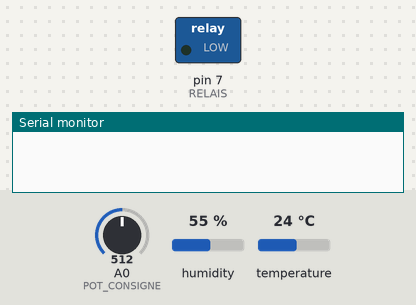
Bench run of a sketch on a simulated Arduino Uno, built with avr-gcc and run on an emulated ATmega328P. Parts: switched loads named in the sketch (green lamp = pin HIGH), the last lines printed to the serial monitor. The test bench sets the inputs (shaded band); at power-on: temperature 24 °C, A0 (POT_CONSIGNE) = 512, humidity 55 %.

Above: at 1.2 s.
1.3 s: temperature set to 19.9 °C
5.5 s: temperature set to 19.2 °C
At 7.0 s:
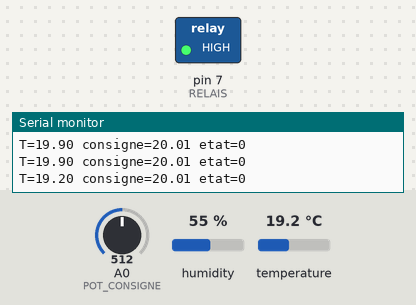
7.5 s: temperature set to 21 °C
At 11.2 s:
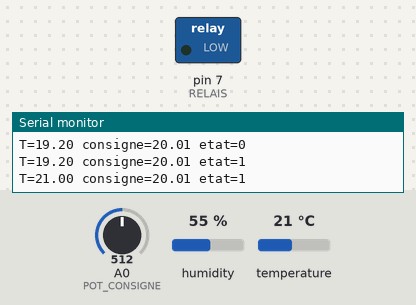
11.5 s: temperature set to 12 °C
At 14.3 s:
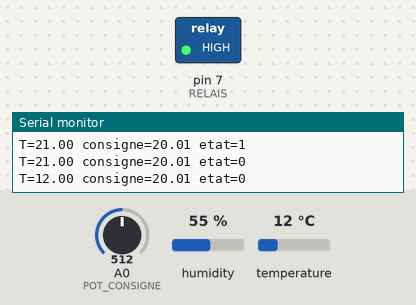
Timing chart, 0 to 15.8 s (numbered marks = the images above; inputs shaded):
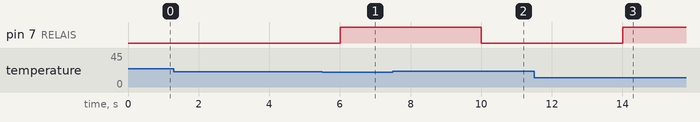

Measured:
- the behaviour switches between 19.6 and 19.5 °C on temperature (found by bisection; images 0 and 1)
- the behaviour switches between 20.5 and 20.6 °C on temperature (found by bisection; images 1 and 2)
- after the input at 5.5 s, pin 7 (RELAIS): LOW → HIGH after 0.51 s
- after the input at 7.5 s, pin 7 (RELAIS): HIGH → LOW after 2.5 s
- after the input at 11.5 s, pin 7 (RELAIS): LOW → HIGH after 2.5 s

The sketch:

thermostat.ino
```cpp
// thermostat.ino — corrigé TD 03, exercice 3
// Thermostat à hystérésis en machine d'états, avec état DÉFAUT (capteur HS).
// Câblage : DHT22 sur D2, relais (ou LED) sur D7, potentiomètre consigne A0.
// Bibliothèque requise : "DHT sensor library" (Adafruit).
// Testable sur Wokwi (le DHT22 y est simulable).

#include <DHT.h>

DHT dht(2, DHT22);
const uint8_t RELAIS = 7, POT_CONSIGNE = A0;
const float HYSTERESIS = 0.5f;

enum class Etat : uint8_t { Repos, Chauffe, Defaut };
Etat etat = Etat::Repos;

float    consigne = 20.0f, temperature = NAN;
uint8_t  echecs_lecture = 0;
uint32_t derniere_lecture = 0;

void setup() {
    pinMode(RELAIS, OUTPUT);
    digitalWrite(RELAIS, LOW);          // état SÛR au démarrage
    dht.begin();
    Serial.begin(115200);
}

void loop() {
    uint32_t maintenant = millis();

    // Consigne : 10..30 °C selon le potentiomètre
    consigne = 10.0f + analogRead(POT_CONSIGNE) * (20.0f / 1023.0f);

    // Le DHT22 se lit au plus toutes les 2 s
    if (maintenant - derniere_lecture >= 2000) {
        derniere_lecture = maintenant;
        float t = dht.readTemperature();
        if (isnan(t)) {
            if (++echecs_lecture >= 3) etat = Etat::Defaut;   // 3 échecs = panne
        } else {
            echecs_lecture = 0;
            temperature = t;
        }
        Serial.print(F("T="));       Serial.print(temperature);
        Serial.print(F(" consigne=")); Serial.print(consigne);
        Serial.print(F(" etat="));   Serial.println((uint8_t)etat);
    }

    switch (etat) {
    case Etat::Repos:
        digitalWrite(RELAIS, LOW);
        // On enclenche SOUS consigne - hystérésis (bande morte)
        if (!isnan(temperature) && temperature < consigne - HYSTERESIS)
            etat = Etat::Chauffe;
        break;

    case Etat::Chauffe:
        digitalWrite(RELAIS, HIGH);
        // On coupe AU-DESSUS de consigne + hystérésis
        if (isnan(temperature) || temperature > consigne + HYSTERESIS)
            etat = Etat::Repos;
        break;

    case Etat::Defaut:
        digitalWrite(RELAIS, LOW);      // panne capteur -> chauffage COUPÉ
        if (echecs_lecture == 0 && !isnan(temperature)) etat = Etat::Repos;
        break;
    }
}
```
